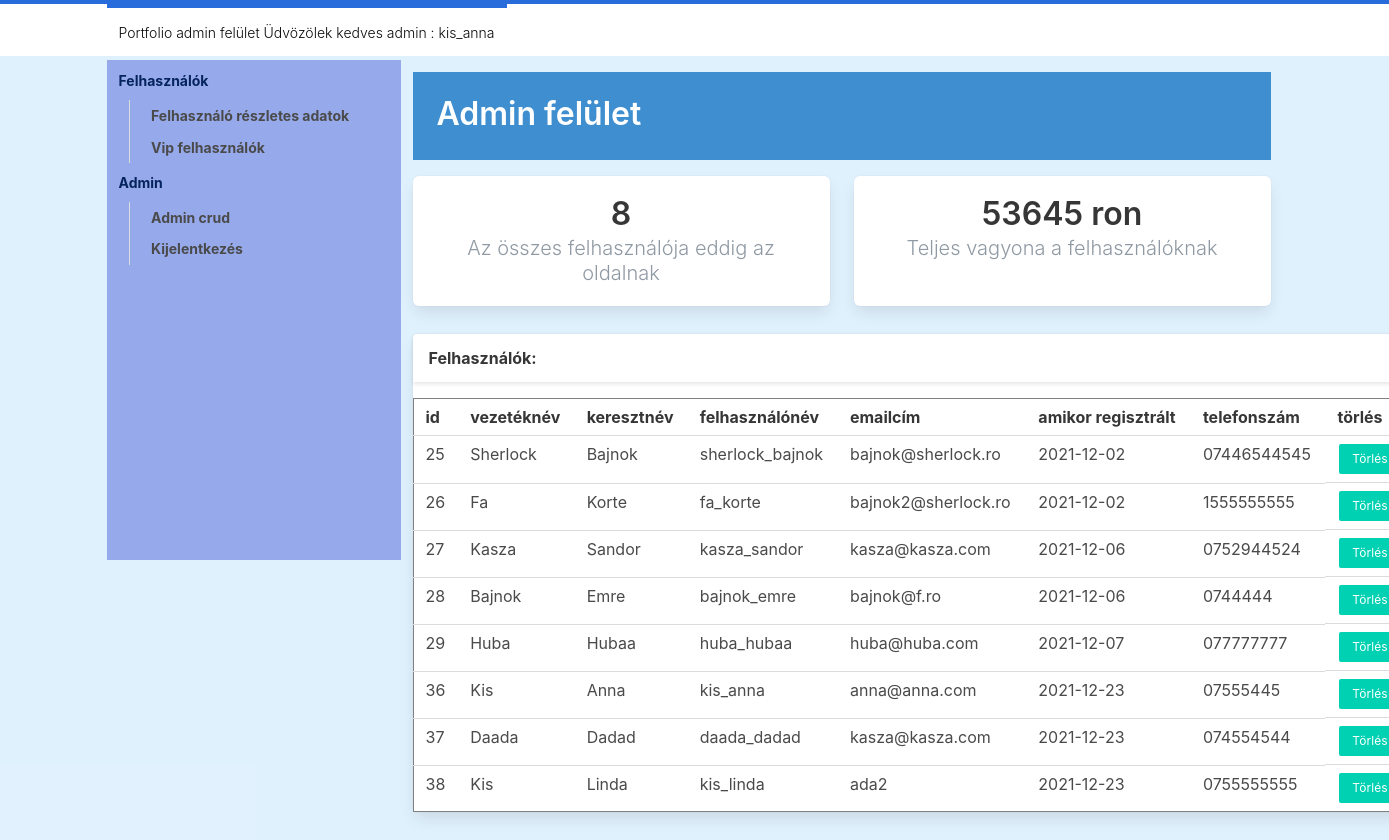
Before: /b_admin/adminfoldal/admin.php (signed in) with the older database file.
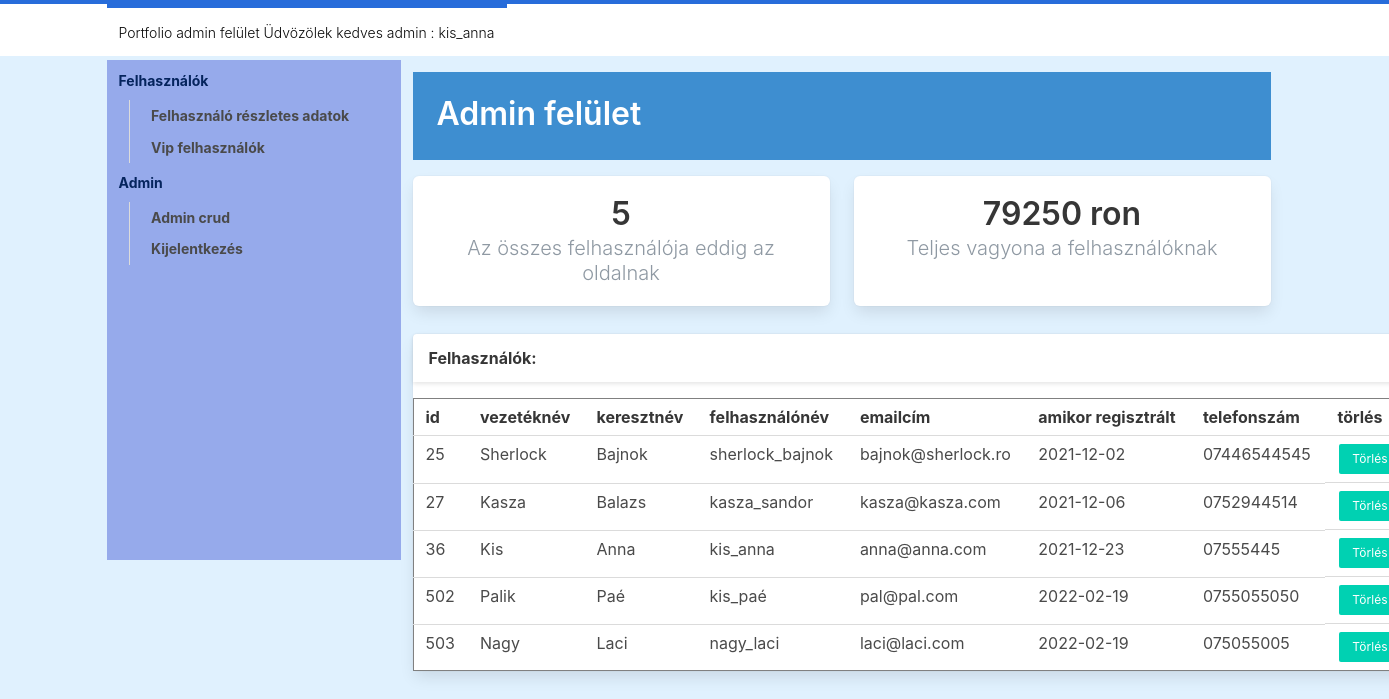
After: the same page with the newer database file.
### tables this page shows
CREATE TABLE `users` (
  `id` int(11) NOT NULL,
  `firs_name` varchar(25) NOT NULL,
  `last_name` varchar(25) NOT NULL,
  `username` varchar(50) NOT NULL,
  `email` varchar(100) NOT NULL,
  `password` varchar(255) NOT NULL,
  `signup_date` date NOT NULL,
  `profile_pic` varchar(255) NOT NULL,
  `phone_number` varchar(15) NOT NULL
);

### b_admin/adminfoldal/admin.php (the view, shortened to what this page needs)
<?php
require_once "../connect.php";
?>
<html>
<head>
    <link rel="stylesheet" type="text/css" href="admin.css">
    <link rel="stylesheet" href="/css/bulma.min.css">
</head>
<body>
<nav class="navbar is-white">
    <div class="container">
        <div class="navbar-brand">
            <a class="navbar-item brand-text">
                Portfolio admin felület <?php
                if ($_SESSION['username'] == 'ksandor') {
                    echo "<div style='color: #FF416C'>";
                    echo "   Az egyetlen superadmin " . $_SESSION['username'];
                    echo "</div>";
                } else {
                    echo "   Üdvözölek kedves admin :  " . $_SESSION['username'];
                }
                ?>
            </a>
        </div>
    </div>
</nav>
<div class="container">
    <div class="columns">
        <div class="column is-3 " id="cl3">
            <aside class="menu is-hidden-mobile">
                <ul class="menu-list">
                    <li>
                        <p>Felhasználók</p>
                        <ul>
                            <li><a href="admin.php">Felhasználó részletes adatok</a></li>
                            <li><a>Vip felhasználók</a></li>
                        </ul>
                    </li>
                    <li>
                        <p>Admin</p>
                        <ul>
                            <li><a href="crudadmin/beszurasadmin.php">Admin crud</a></li>
                            <li><a href="../adminfoldal/destroyadmin.php">Kijelentkezés</a></li>
                        </ul>
                    </li>
                </ul>
            </aside>
        </div>
        <div class="column is-9" id="9clc">
            <section class="hero is-info welcome is-small">
                <div class="hero-body">
                    <div class="container">
                        <h1 class="title">
                            Admin felület
                        </h1>
                    </div>
                </div>
            </section>
            <section class="info-tiles">
                <div class="tile is-ancestor has-text-centered">
                    <div class="tile is-parent">
                        <article class="tile is-child box">
                            <p class="title">
                                <?php
                                $sql = "SELECT count(username) as total from users";
                                $result = mysqli_query($con, $sql);
                                $data = mysqli_fetch_assoc($result);
                                echo $data['total'];
                                ?>
                            </p>
                            <p class="subtitle">Az összes felhasználója eddig az oldalnak</p>
                        </article>
                    </div>
                    <div class="tile is-parent">
                        <article class="tile is-child box">
                            <p class="title">
                                <?php
                                $sql = "SELECT (SELECT SUM(salary) FROM workplace) + (SELECT SUM(totalhprice) FROM house) -  (SELECT SUM(broker+tax+hrenovation) FROM expense)AS sum;";
                                $result = mysqli_query($con, $sql);
                                $data = mysqli_fetch_assoc($result);
                                echo $data['sum'];
                                ?>
                                ron
                            </p>
                            <p class="subtitle">Teljes vagyona a felhasználóknak</p>
                        </article>
                    </div>
                </div>
            </section>
            <div class="columns">
                <div class="column is-6" id="userlista">
                    <div class="card events-card">
                        <header class="card-header">
                            <p class="card-header-title">
                                Felhasználók:
                            </p>
                            <a href="#" class="card-header-icon" aria-label="more options">
                  <span class="icon">
                  </span>
                            </a>
                        </header>
                        <div class="card-table">
                            <div class="content">
                                <table class="table is-fullwidth is-striped">
                                    <tbody>
                                    <?php
                                    $sql = "SELECT * FROM users";
                                    $result = $con->query($sql);
                                    if ($result->num_rows > 0) {
                                        echo "<table border=1>";
                                        echo "<tr>";
                                        echo "<th> id </th>";
                                        echo "<th> vezetéknév </th>";
                                        echo "<th> keresztnév </th>";
                                        echo "<th> felhasználónév </th>";
                                        echo "<th> emailcím </th>";
                                        echo "<th> amikor regisztrált </th>";
                                        echo "<th> telefonszám </th>";
                                        echo "<th> törlés </th>";
                                        echo "</tr>";
                                        while ($row = $result->fetch_assoc()) {
                                            echo "<tr>";
                                            echo "<td>" . $row["id"] . "</td>";
                                            echo "<td>" . $row["firs_name"] . "</td>";
                                            echo "<td>" . $row["last_name"] . "</td>";
                                            echo "<td>" . $row["username"] . "</td>";
                                            echo "<td>" . $row["email"] . "</td>";
                                            echo "<td>" . $row["signup_date"] . "</td>";
                                            echo "<td>" . $row["phone_number"] . "</td>";
                                            echo "<td class='level-right' ><a class='button is-small is-primary' href=\"admin.php?id=" . $row["id"] . "\">Törlés</a></td>";
                                            echo "</tr>";
                                        }
                                        echo "</table>";
                                    } else {
                                        echo "0 results";
                                    }
                                    ?>
                                    </tbody>
                                </table>
                            </div>
                        </div>
                    </div>
                </div>
            </div>
        </div>
    </div>
</div>
</body>
</html>

### b_admin/adminfoldal/admin.css (style rules this page uses)
html, body { font-family: -apple-system, BlinkMacSystemFont, "Segoe UI", Roboto, Oxygen-Sans, Ubuntu, Cantarell, "Helvetica Neue", sans-serif; font-size: 16px; line-height: 1.5; background: rgba(150, 206, 250, 0.29); }
nav.navbar { border-top: 4px solid #276cda; margin-bottom: 1rem; }
.navbar-item.brand-text { font-weight: 300; border-top: 4px solid #276cda; }
.navbar-item, .navbar-link { font-size: 14px; font-weight: 700; }
#cl3 { background-color: rgba(48, 73, 208, 0.42); height: 500px; }
#userlista { width: 1025px; }
.menu-list { color: #05245d; font-size: 14px; font-weight: 700; }
.menu-list a { color: #0F1D38; font-size: 14px; font-weight: 700; }
.card { box-shadow: 0px 2px 4px rgba(0, 0, 0, 0.18); margin-bottom: 2rem; }
.card-header-title { color: #8F99A3; font-weight: 400; }
.info-tiles { margin: 1rem 0; }
.info-tiles .subtitle { font-weight: 300; color: #8F99A3; }
.hero.welcome .title, .hero.welcome .subtitle { color: hsl(120, 25%, 13%); }

Changed rows visible on the page:
removed users: id "26", firs_name "Fa", last_name "Korte", username "fa_korte", email "bajnok2@sherlock.ro", signup_date "2021-12-02", phone_number "1555555555"
removed users: id "28", firs_name "Bajnok", last_name "Emre", username "bajnok_emre", email "bajnok@f.ro", signup_date "2021-12-06", phone_number "0744444"
removed users: id "29", firs_name "Huba", last_name "Hubaa", username "huba_hubaa", email "huba@huba.com", signup_date "2021-12-07", phone_number "077777777"
removed users: id "37", firs_name "Daada", last_name "Dadad", username "daada_dadad", email "kasza@kasza.com", signup_date "2021-12-23", phone_number "074554544"
removed users: id "38", firs_name "Kis", last_name "Linda", username "kis_linda", email "ada2", signup_date "2021-12-23", phone_number "0755555555"
changed users "Kasza": last_name "Sandor" → "Balazs"; phone_number "0752944524" → "0752944514"
added users: id "502", firs_name "Palik", last_name "Paé", username "kis_paé", email "pal@pal.com", signup_date "2022-02-19", phone_number "0755055050"
added users: id "503", firs_name "Nagy", last_name "Laci", username "nagy_laci", email "laci@laci.com", signup_date "2022-02-19", phone_number "075055005"
Other visible differences:
$data['total']: "8" → "5"
$data['sum']: "53645" → "79250"
